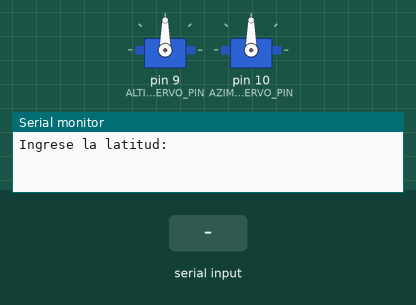
Recording of a sketch running on a simulated Arduino Uno, built with avr-gcc and run on an emulated ATmega328P. On the bench: 2 × servo, the last lines printed to the serial monitor. Inputs (shaded band) come from the test bench.

Above: at 0.9 s.
1.0 s: "90,45\n" received over Serial
At 2.4 s:
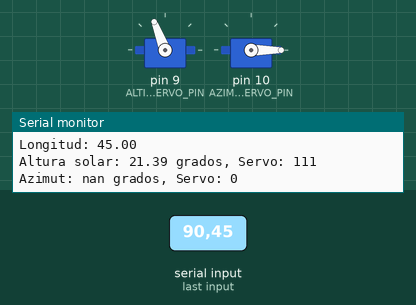
Timing chart, 0 to 4.0 s (numbered marks = the images above; inputs shaded):
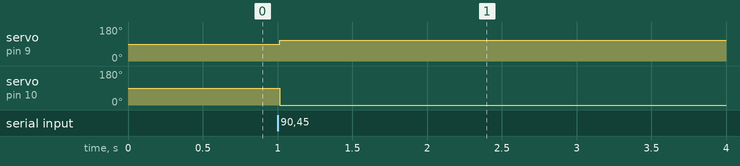

The sketch:

Azimuth.ino
```cpp
#include <Servo.h>
#include <TimeLib.h>
#include <math.h>

#define pi 3.14159265358979323846

Servo altitudeServo;
Servo azimuthServo;

// Definir pines para los servos
const int ALTITUDE_SERVO_PIN = 9;
const int AZIMUTH_SERVO_PIN = 10;

// Variables globales
float lat, Long;
int a, m, d1, d;

// Declaraciones de funciones
int calcularDiaDelAnio(int year, int month, int day);
float calcularDeclinacionSolar(int d);
float calcularEcuacionTiempo(int d);
float calcularTiempoSolarVerdadero(float hour, float Long, float eot);
float calcularAlturaSolar(float ds, float lat, float tsv);
float calcularAzimut(float ds, float lat, float alt_sol, float tsv);

void setup() {
  Serial.begin(9600);

  // Configurar los servos
  altitudeServo.attach(ALTITUDE_SERVO_PIN);
  azimuthServo.attach(AZIMUTH_SERVO_PIN);

  // Configurar la fecha y hora inicial (ajusta esto a la fecha y hora actuales)
  setTime(12, 0, 0, 15, 7, 2024);

  // Solicitar latitud y longitud
  Serial.println("Ingrese la latitud:");
  while (!Serial.available()) {}
  lat = Serial.parseFloat();
  Serial.print("Latitud: ");
  Serial.println(lat);

  Serial.println("Ingrese la longitud:");
  while (!Serial.available()) {}
  Long = Serial.parseFloat();
  Serial.print("Longitud: ");
  Serial.println(Long);
}

void loop() {
  // Obtener la fecha y hora actuales
  a = year();
  m = month();
  d1 = day();
  float currentHour = hour() + minute() / 60.0 + second() / 3600.0;

  // Calcular el día del año
  d = calcularDiaDelAnio(a, m, d1);

  // Calcular la posición solar
  float ds = calcularDeclinacionSolar(d);
  float eot = calcularEcuacionTiempo(d);
  float tsv = calcularTiempoSolarVerdadero(currentHour, Long, eot);
  float alt_sol_gra = calcularAlturaSolar(ds, lat, tsv);
  float azim = calcularAzimut(ds, lat, alt_sol_gra, tsv);

  // Mapear los valores a ángulos de servo (0-180)
  int servo_alt = map(round(alt_sol_gra + 90), 0, 180, 0, 180);
  int servo_azim = map(round(azim), 0, 360, 0, 180);

  // Mover los servos
  altitudeServo.write(servo_alt);
  azimuthServo.write(servo_azim);

  // Imprimir los resultados
  Serial.print("Altura solar: ");
  Serial.print(alt_sol_gra);
  Serial.print(" grados, Servo: ");
  Serial.println(servo_alt);

  Serial.print("Azimut: ");
  Serial.print(azim);
  Serial.print(" grados, Servo: ");
  Serial.println(servo_azim);

  delay(60000);  // Esperar 1 minuto antes de la próxima actualización
}

// Implementaciones de las funciones

int calcularDiaDelAnio(int year, int month, int day) {
  const int diasPorMes[] = {0, 31, 59, 90, 120, 151, 181, 212, 243, 273, 304, 334};
  int diaDelAnio = day + diasPorMes[month - 1];

  // Ajuste para año bisiesto
  if (month > 2 && ((year % 4 == 0 && year % 100 != 0) || (year % 400 == 0))) {
    diaDelAnio++;
  }

  return diaDelAnio;
}

float calcularDeclinacionSolar(int d) {
  return -23.44 * cos((360.0 / 365 * (d + 10) * pi) / 180);
}

float calcularEcuacionTiempo(int d) {
  float b = (360.0 / 365 * (d - 81) * pi) / 180;
  return 9.87 * sin(2 * b) - 7.53 * cos(b) - 1.5 * sin(b);
}

float calcularTiempoSolarVerdadero(float hour, float Long, float eot) {
  float long_zon = floor(Long / 15);
  float long_est = long_zon * 15;
  return hour + ((4 * (Long - long_est)) + eot) / 60;
}

float calcularAlturaSolar(float ds, float lat, float tsv) {
  float h = (15 * (tsv - 12)) * (pi / 180);
  ds *= pi / 180;
  lat *= pi / 180;
  return asin(sin(ds) * sin(lat) + cos(ds) * cos(lat) * cos(h)) * 180 / pi;
}

float calcularAzimut(float ds, float lat, float alt_sol, float tsv) {
  float h = (15 * (tsv - 12)) * (pi / 180);
  ds *= pi / 180;
  lat *= pi / 180;
  alt_sol *= pi / 180;
  float azim = acos((sin(ds) - sin(alt_sol) * sin(lat)) / (cos(alt_sol) * cos(lat)));
  if (h > 0) {
    azim = 2 * pi - azim;
  }
  return azim * 180 / pi;
}
```

calculo_azimut.c
```cpp
#include <stdio.h>
#include <math.h> // Libreria para las operaciones matematicas
#include <time.h> // Libreria para las funciones de fecha y hora

#define pi 3.14159265358979323846 // Definimos pi como un valor aproximado a "Pí"

int main() {
    int a, m, d1, cont = 0, d, db = 0; // Declaramos las variables enteras de: año, mes y dia actuales, asi como un contador y el numero de dias desde el 1 de enero
    float hour, min, hor_loc; // Declaramos las variables de la hora, minutos y hora local
    /*Declaramos las variables de longitud, latitud, declinacion solar, la ecuacion del
    tiempo, el tiempo solar verdadero, la altura solar y el azimuto direccion solar*/
    float Long, lat, ds, b, eot, long_zon, long_est, tsv, h, alt_sol, alt_sol_gra, azim;

    // Obtener la fecha y hora actuales

    time_t now; // Variable para almacenar el tiempo en segundos
    struct tm *local; // Estructura que
    time(&now);
    local = localtime(&now);

    // Determinación de la fecha actual
    a = local->tm_year + 1900; // tm_year devuelve años desde 1900
    m = local->tm_mon + 1;     // tm_mon devuelve meses desde 0
    d1 = local->tm_mday;       // tm_mday devuelve el día del mes

    // Determinación de la hora local
    hour = local->tm_hour;
    min = local->tm_min;
    hor_loc = hour + (min / 60);

    // Conteo de los días transcurridos desde que inicio el año
    d = 0;
    cont = 0;
    do {
        if (cont == 1 || cont == 3 || cont == 5 || cont == 7 || cont == 8 || cont == 10 || cont == 12) {
            d = d + 31;
        } else if (cont == 4 || cont == 6 || cont == 9 || cont == 11) {
            d = d + 30;
        } else if (cont == 2) {
            if ((a % 4 == 0 && a % 100 != 0) || (a % 400 == 0)) {
                d = d + 29; // Año bisiesto
            } else {
                d = d + 28; // Año no bisiesto
            }
        }
        cont++;
    } while (cont < m);

    // Ajuste para el día actual
    d = d - (31 - d1);

    // Determinación si el año actual es bisiesto
    if ((a % 4 == 0 && a % 100 != 0) || (a % 400 == 0)) {
        db = 1;
    } else {
        db = 0;
    }
    d = d + d1 + db;

    // Recibir datos de latitud y longitud
    printf("-------------------------------------------------\n");
    printf("Escriba la latitud: ");
    scanf("%f", &lat);
    printf("-------------------------------------------------\n");
    printf("Escriba la longitud: ");
    scanf("%f", &Long);

    // Cálculo de la declinación solar
    ds = -23.44 * cos((((360.0 / 365) * (d + 10)) * pi) / 180);
    printf("-------------------------------------------------\n");
    printf("El angulo de declinacion solar es de %.2f grados\n", ds);

    // Fórmula de la ecuación del tiempo
    b = (((360.0 / 365) * (d - 81)) * pi) / 180;
    eot = 9.87 * sin(2 * b) - 7.53 * cos(b) - 1.5 * sin(b);

    // Cálculo del tiempo solar verdadero
    long_zon = trunc(Long / 15);
    long_est = long_zon * 15;
    tsv = hor_loc + (((4 * (Long - long_est)) + eot) / 60);

    // Cálculo de la altura solar
    h = (15 * (tsv - 12)) * (pi / 180);
    ds = ds * (pi / 180);
    lat = lat * (pi / 180);
    alt_sol = asin(sin(ds) * sin(lat) + cos(ds) * cos(lat) * cos(h));
    alt_sol_gra = alt_sol * (180 / pi);
    printf("-------------------------------------------------\n");
    printf("La altura solar es de %.2f grados\n", alt_sol_gra);

    // Cálculo del azimut
    printf("-------------------------------------------------\n");
    azim = acos((sin(ds) - sin(alt_sol) * sin(lat)) / (cos(alt_sol) * cos(lat)));
    if (h > 0) {
        azim = 2 * pi - azim;
    }
    azim = azim * (180 / pi);
    printf("El azimut o direccion solar es de %.2f grados\n", azim);

    return 0;
}
```

Measured:
- after the input at 1.0 s, servo on pin 9 (ALTITUDE_SERVO_PIN): 90° → 111° at once; servo on pin 10 (AZIMUTH_SERVO_PIN): 90° → 0° at once
